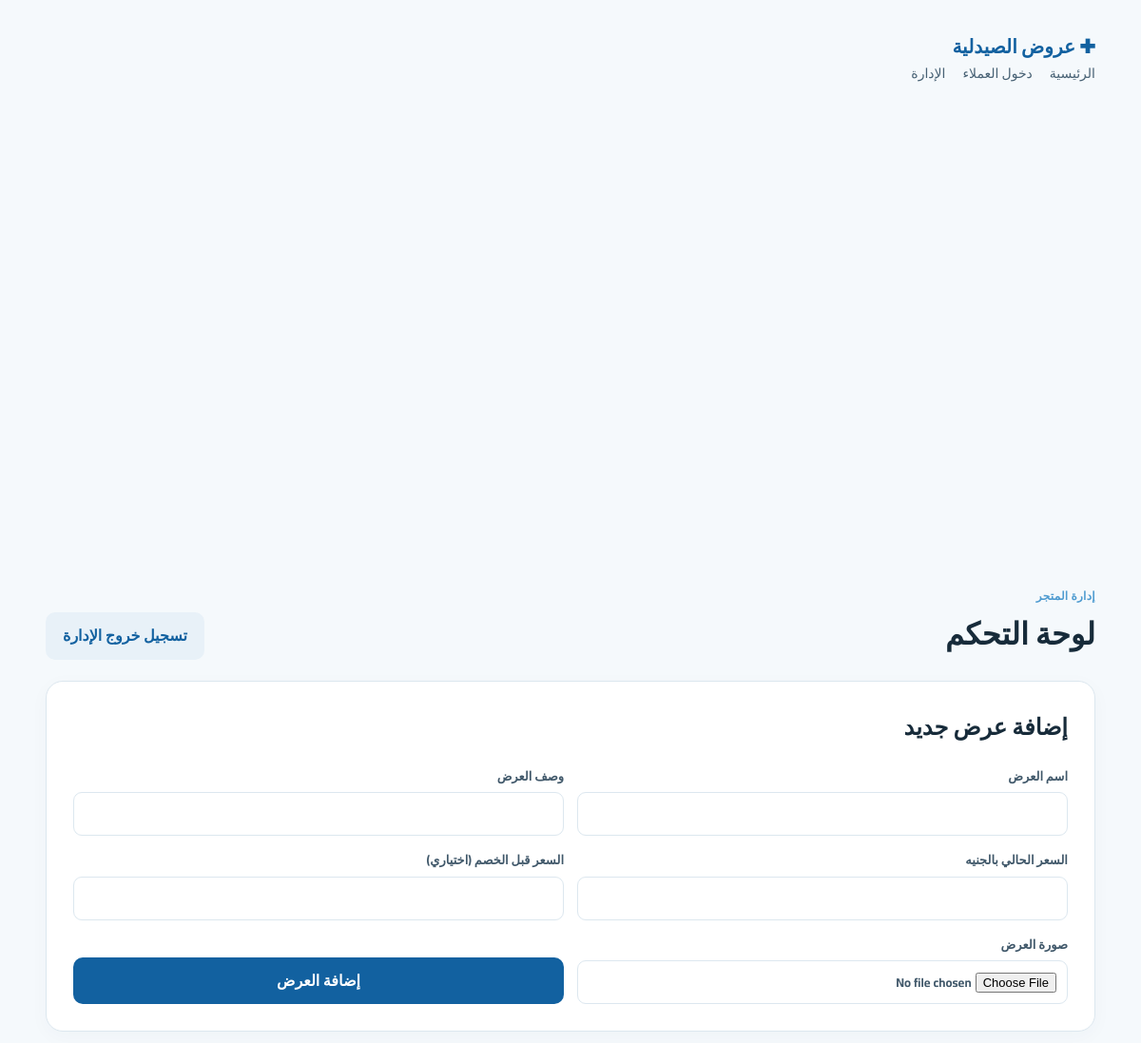
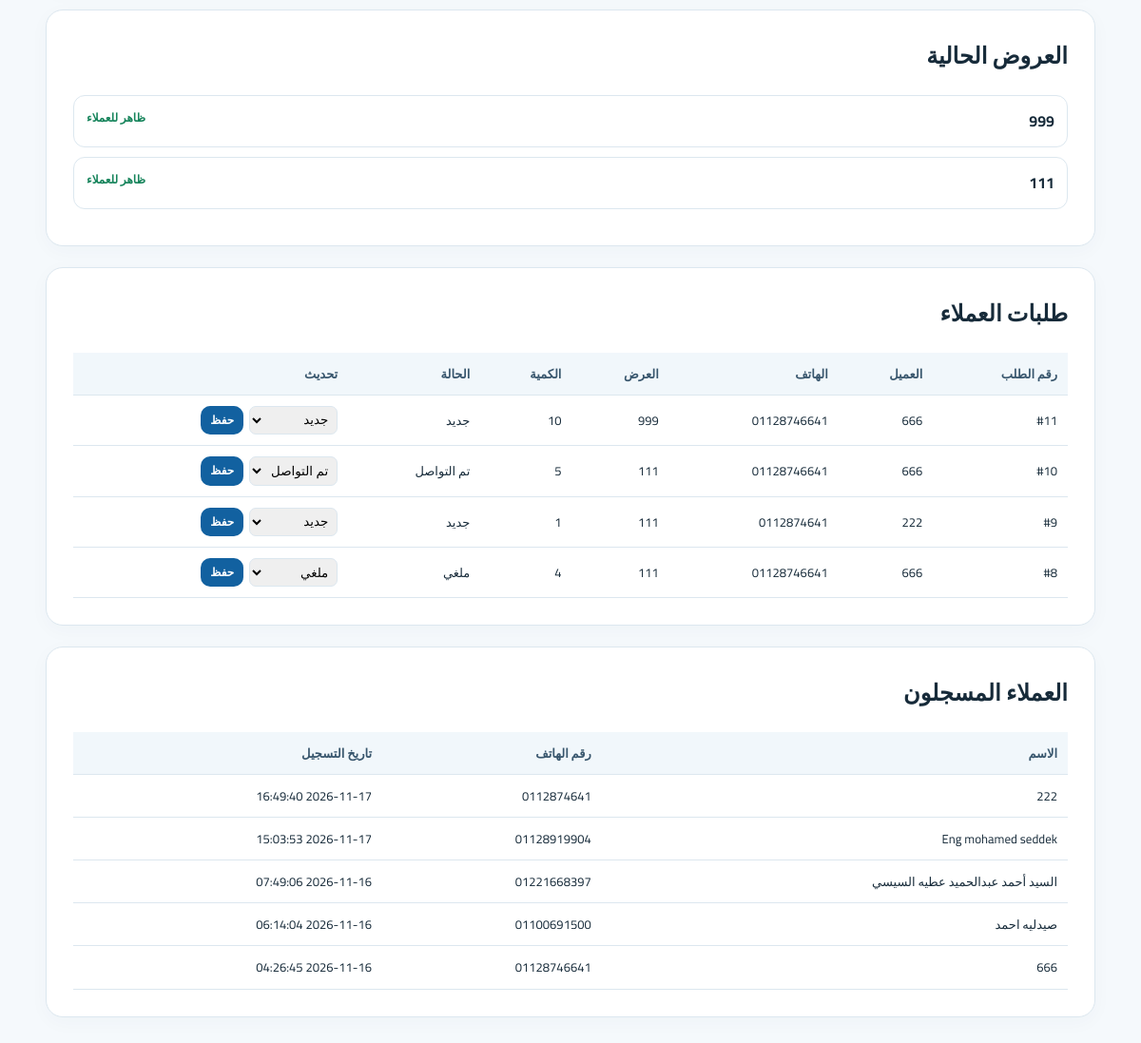
Page /admin (signed in) on the committed database (2 pictures, top to bottom).
### tables this page shows
CREATE TABLE offers (
                id INTEGER PRIMARY KEY AUTOINCREMENT,
                title TEXT NOT NULL,
                description TEXT DEFAULT '',
                old_price REAL,
                price REAL NOT NULL,
                image TEXT DEFAULT '',
                active INTEGER NOT NULL DEFAULT 1,
                created_at TIMESTAMP DEFAULT CURRENT_TIMESTAMP
            );

CREATE TABLE orders (
                id INTEGER PRIMARY KEY AUTOINCREMENT,
                customer_id INTEGER NOT NULL,
                offer_id INTEGER NOT NULL,
                quantity INTEGER NOT NULL DEFAULT 1,
                status TEXT NOT NULL DEFAULT 'جديد',
                created_at TIMESTAMP DEFAULT CURRENT_TIMESTAMP,
                FOREIGN KEY(customer_id) REFERENCES customers(id),
                FOREIGN KEY(offer_id) REFERENCES offers(id)
            );

CREATE TABLE customers (
                id INTEGER PRIMARY KEY AUTOINCREMENT,
                name TEXT NOT NULL,
                phone TEXT NOT NULL UNIQUE,
                created_at TIMESTAMP DEFAULT CURRENT_TIMESTAMP
            );

### app.py (the view)
@app.route("/admin")
@admin_required
def admin_dashboard():
    with db() as conn:
        offers = conn.execute("SELECT * FROM offers ORDER BY id DESC").fetchall()
        orders = conn.execute("""
            SELECT orders.*, customers.name AS customer_name,
                   customers.phone AS customer_phone, offers.title AS offer_title,
                   offers.price AS offer_price
            FROM orders
            JOIN customers ON customers.id=orders.customer_id
            JOIN offers ON offers.id=orders.offer_id
            ORDER BY orders.id DESC LIMIT 100
        """).fetchall()
        customers = conn.execute(
            "SELECT * FROM customers ORDER BY id DESC LIMIT 100"
        ).fetchall()
    return render_template(
        "admin.html", offers=offers, orders=orders, customers=customers
    )

### app.py (called while the page is built)
def db():
    conn = sqlite3.connect(DB_PATH)
    conn.row_factory = sqlite3.Row
    return conn

def admin_required(fn):
    @wraps(fn)
    def wrapper(*args, **kwargs):
        if not session.get("admin"):
            return redirect(url_for("admin_login"))
        return fn(*args, **kwargs)
    return wrapper

### templates/admin.html (shortened to what this page needs)
{% extends "base.html" %}
{% block content %}
<div class="admin-heading">
  <div><span class="eyebrow">إدارة المتجر</span><h1>لوحة التحكم</h1></div>
  <a class="btn secondary" href="{{ url_for('admin_logout') }}">تسجيل خروج الإدارة</a>
</div>
<section class="admin-panel">
  <h2>إضافة عرض جديد</h2>
  <form method="post" action="{{ url_for('add_offer') }}" enctype="multipart/form-data" class="admin-form">
    <label>اسم العرض<input name="title" required maxlength="150"></label>
    <label>وصف العرض<input name="description" maxlength="500"></label>
    <label>السعر الحالي بالجنيه<input name="price" type="number" step="0.01" min="0.01" required></label>
    <label>السعر قبل الخصم (اختياري)<input name="old_price" type="number" step="0.01" min="0.01"></label>
    <label>صورة العرض<input name="image" type="file" accept=".jpg,.jpeg,.png,.webp"></label>
    <button class="btn" type="submit">إضافة العرض</button>
  </form>
</section>
<section class="admin-panel">
  <h2>العروض الحالية</h2>
  {% for offer in offers %}
  <details class="manage-offer">
    <summary>
      <span>{{ offer.title }}</span>
      <span class="status {{ 'active' if offer.active else 'inactive' }}">{{ 'ظاهر للعملاء' if offer.active else 'موقوف' }}</span>
    </summary>
  </details>
  {% else %}
    <p class="muted">لم تتم إضافة عروض بعد.</p>
  {% endfor %}
</section>
<section class="admin-panel">
  <h2>طلبات العملاء</h2>
  <div class="table-wrap">
  <table>
    <thead><tr><th>رقم الطلب</th><th>العميل</th><th>الهاتف</th><th>العرض</th><th>الكمية</th><th>الحالة</th><th>تحديث</th></tr></thead>
    <tbody>
    {% for order in orders %}
    <tr>
      <td>#{{ order.id }}</td><td>{{ order.customer_name }}</td><td>{{ order.customer_phone }}</td>
      <td>{{ order.offer_title }}</td><td>{{ order.quantity }}</td><td>{{ order.status }}</td>
      <td>
        <form method="post" action="{{ url_for('update_order_status', order_id=order.id) }}" class="status-form">
          <select name="status">
            {% for s in ['جديد','تم التواصل','مكتمل','ملغي'] %}
            <option value="{{ s }}" {{ 'selected' if order.status == s else '' }}>{{ s }}</option>
            {% endfor %}
          </select>
          <button class="btn small" type="submit">حفظ</button>
        </form>
      </td>
    </tr>
    {% else %}
      <tr><td colspan="7">لا توجد طلبات حتى الآن.</td></tr>
    {% endfor %}
    </tbody>
  </table>
  </div>
</section>
<section class="admin-panel">
  <h2>العملاء المسجلون</h2>
  <div class="table-wrap">
  <table><thead><tr><th>الاسم</th><th>رقم الهاتف</th><th>تاريخ التسجيل</th></tr></thead>
  <tbody>
  {% for customer in customers %}
    <tr><td>{{ customer.name }}</td><td>{{ customer.phone }}</td><td>{{ customer.created_at }}</td></tr>
  {% else %}
    <tr><td colspan="3">لا يوجد عملاء مسجلون.</td></tr>
  {% endfor %}
  </tbody></table>
  </div>
</section>
{% endblock %}

### static/style.css (style rules this page uses)
:root { --blue:#1261a0;--blue2:#0b4778;--pale:#eaf4fc;--ink:#172b3a;--muted:#6b7c8c;--line:#dce7ef;--white:#fff;--bg:#f5f9fc;--green:#16845b }
* { box-sizing:border-box }
body { margin:0;background:var(--bg);color:var(--ink);font-family:"Cairo",Tahoma,Arial,sans-serif;line-height:1.7 }
a { text-decoration:none;color:inherit }
.eyebrow { font-size:12px;font-weight:800;color:#4e9bd0;letter-spacing:.3px }
.btn { border:0;border-radius:10px;background:var(--blue);color:#fff;padding:11px 18px;font:inherit;font-weight:700;cursor:pointer;display:inline-block;text-align:center }
.btn.secondary { background:#e8f1f8;color:var(--blue) }
.btn.small { padding:5px 10px;font-size:12px }
.section-heading,.admin-heading { display:flex;justify-content:space-between;align-items:end;gap:15px;margin:34px 0 18px }
.section-heading h2,.admin-heading h1 { margin:0 }
.empty-state,.form-card,.admin-panel { background:#fff;border:1px solid var(--line);border-radius:18px;padding:28px;box-shadow:0 5px 20px #183c5808 }
.form-card label,.admin-form label { font-size:13px;font-weight:700;color:#40586a }
.form-card input,.admin-form input,.admin-form select { display:block;width:100%;padding:11px;border:1px solid var(--line);border-radius:9px;margin-top:6px;font:inherit;background:#fff }
.admin-panel { margin:22px 0 }
.admin-panel h2 { margin-top:0 }
.admin-form { display:grid;grid-template-columns:repeat(2,minmax(0,1fr));gap:14px;align-items:end }
.admin-form>button { align-self:end }
.manage-offer { border:1px solid var(--line);border-radius:12px;padding:13px;margin:10px 0 }
.manage-offer summary { cursor:pointer;display:flex;justify-content:space-between;gap:12px;font-weight:700 }
.status { font-size:12px }
.status.active { color:var(--green) }
.table-wrap { overflow-x:auto }
table { width:100%;border-collapse:collapse;min-width:700px;font-size:13px }
th,td { text-align:right;padding:11px;border-bottom:1px solid var(--line) }
th { background:#f1f7fb;color:#38566d }
.status-form { display:flex;gap:6px }
.status-form select { border:1px solid var(--line);border-radius:7px;padding:5px }

### rows in the picture
offers: title "999", active "ظاهر للعملاء"
offers: title "111", active "ظاهر للعملاء"
orders: id "11", customer_name "666", customer_phone "01128746641", offer_title "999", quantity "10", status "جديد"
orders: id "10", customer_name "666", customer_phone "01128746641", offer_title "111", quantity "5", status "تم التواصل"
orders: id "9", customer_name "222", customer_phone "0112874641", offer_title "111", quantity "1", status "جديد"
orders: id "8", customer_name "666", customer_phone "01128746641", offer_title "111", quantity "4", status "ملغي"
customers: name "222", phone "0112874641", created_at "2026-11-17 16:49:40"
customers: name "Eng mohamed seddek", phone "01128919904", created_at "2026-11-17 15:03:53"
customers: name "السيد أحمد عبدالحميد عطيه السيسي", phone "01221668397", created_at "2026-11-16 07:49:06"
customers: name "صيدليه احمد", phone "01100691500", created_at "2026-11-16 06:14:04"
customers: name "666", phone "01128746641", created_at "2026-11-16 04:26:45"

### other values in the picture
form field status "جديد"
form field status "تم التواصل"
form field status "ملغي"
